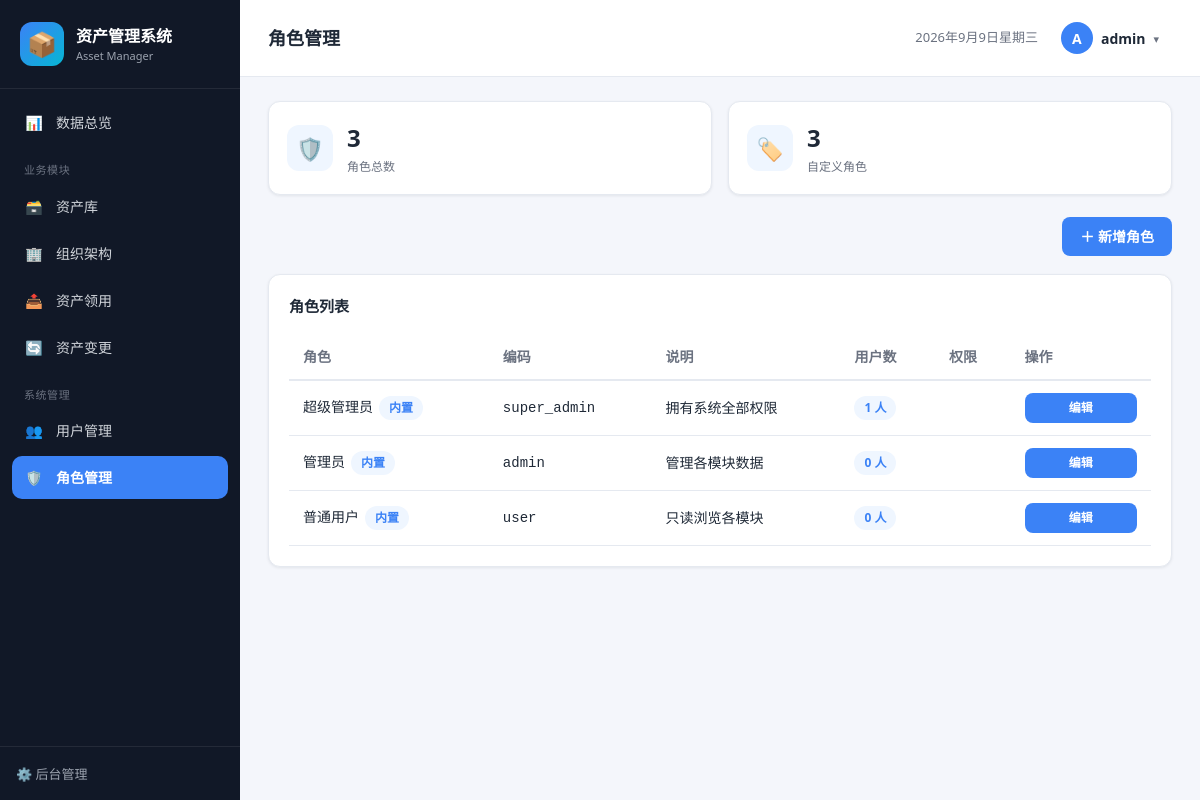
Page /roles/ (signed in) on the committed database.
### assets/models.py (models this page shows, shortened)
class Role(models.Model):
    name = models.CharField('角色名称', max_length=50, unique=True)
    code = models.CharField('编码', max_length=50, unique=True)
    description = models.CharField('说明', max_length=200, blank=True)
    is_system = models.BooleanField('系统内置', default=False)
    can_access_admin = models.BooleanField('访问后台', default=False)
    view_assets = models.BooleanField('查看资产库', default=True)
    manage_assets = models.BooleanField('管理资产库', default=False)
    view_org = models.BooleanField('查看组织架构', default=True)
    manage_org = models.BooleanField('管理组织架构', default=False)
    view_requisition = models.BooleanField('查看资产领用', default=True)
    manage_requisition = models.BooleanField('管理资产领用', default=False)
    view_change = models.BooleanField('查看资产变更', default=True)
    manage_change = models.BooleanField('管理资产变更', default=False)
    manage_users = models.BooleanField('管理用户/角色', default=False)
    created_at = models.DateTimeField('创建时间', auto_now_add=True)
    class Meta:
        verbose_name = '角色'
        verbose_name_plural = '角色'
        ordering = ['id']

### assets/views.py (the view)
# urls.py: path('roles/', views.role_list, name='role_list'),
@perm_required('manage_users')
def role_list(request):
    roles = Role.objects.prefetch_related('profiles').order_by('id')
    context = {
        'roles': roles,
        'perm_fields': _PERM_FIELDS,
        'page_title': '角色管理',
        'active': 'roles',
    }
    return render(request, 'role_list.html', context)

### assets/context_processors.py (called while the page is built)
def messages_json(request):
    msgs = [
        {'level': m.level_tag, 'message': str(m)}
        for m in get_messages(request)
    ]
    return {'messages_json': json.dumps(msgs, ensure_ascii=False)}

### assets/permissions.py (called while the page is built)
def user_has_perm(user, perm):
    if not user or not user.is_authenticated:
        return False
    if user.is_superuser:
        return True
    profile = getattr(user, 'profile', None)
    role = profile.role if profile else None
    if not role:
        return False
    return bool(getattr(role, perm, False))

def perm_required(perm_code):
    def decorator(view_func):
        @wraps(view_func)
        @login_required
        def _wrapped(request, *args, **kwargs):
            if not user_has_perm(request.user, perm_code):
                messages.error(request, '当前账号无访问该页面的权限。')
                return redirect(reverse('dashboard'))
            return view_func(request, *args, **kwargs)
        return _wrapped
    return decorator

### assets/templatetags/app_filters.py (called while the page is built)
@register.filter
def getattr(value, arg):
    try:
        return getattr(value, arg)
    except Exception:
        return ''

### templates/role_list.html (shortened to what this page needs)
{% extends 'base.html' %}
{% load app_filters %}
{% block content %}
<div class="stat-grid">
    <div class="stat-card"><div class="stat-icon">🛡️</div><div class="stat-info"><div class="stat-value">{{ roles|length }}</div><div class="stat-label">角色总数</div></div></div>
    <div class="stat-card"><div class="stat-icon">🏷️</div><div class="stat-info"><div class="stat-value">{{ roles|length }}</div><div class="stat-label">自定义角色</div></div></div>
</div>
<div class="toolbar">
    <a class="btn" href="{% url 'role_create' %}">＋ 新增角色</a>
</div>
<div class="card">
    <div class="card-title">角色列表</div>
    {% if roles %}
    <div class="table-wrap">
    <table class="table">
        <thead>
            <tr><th>角色</th><th>编码</th><th>说明</th><th>用户数</th><th>权限</th><th>操作</th></tr>
        </thead>
        <tbody>
            {% for r in roles %}
            <tr>
                <td>{{ r.name }}{% if r.is_system %}<span class="badge" style="margin-left:6px;">内置</span>{% endif %}</td>
                <td><code>{{ r.code }}</code></td>
                <td>{{ r.description|default:'—' }}</td>
                <td><span class="badge">{{ r.profiles.count }} 人</span></td>
                <td>
                </td>
                <td>
                    <div class="col-actions">
                        <a class="btn btn-sm" href="{% url 'role_update' r.pk %}">编辑</a>
                    </div>
                </td>
            </tr>
            {% endfor %}
        </tbody>
    </table>
    </div>
    {% else %}
    <div class="empty">暂无角色。</div>
    {% endif %}
</div>
{% endblock %}

### templates/base.html (shortened to what this page needs)
{% load static %}
{% load app_filters %}
<!DOCTYPE html>
<html lang="zh-cn">
<head>
    <link rel="stylesheet" href="{% static 'css/style.css' %}">
</head>
<body>
<div class="layout">
    <aside class="sidebar">
        <div class="brand">
            <div class="brand-icon">📦</div>
            <div class="brand-text">
                <div class="brand-name">资产管理系统</div>
                <div class="brand-sub">Asset Manager</div>
            </div>
        </div>
        <nav class="nav">
            {% if user.is_authenticated %}
            <a class="nav-item {% if active == 'dashboard' %}active{% endif %}" href="{% url 'dashboard' %}">
                <span class="nav-icon">📊</span>数据总览
            </a>
            <div class="nav-group">业务模块</div>
            {% if user.is_superuser or user|has_perm:'view_assets' %}
            <a class="nav-item {% if active == 'library' %}active{% endif %}" href="{% url 'library' %}">
                <span class="nav-icon">🗃️</span>资产库
            </a>
            {% endif %}
            {% if user.is_superuser or user|has_perm:'view_org' %}
            <a class="nav-item {% if active == 'org' %}active{% endif %}" href="{% url 'org' %}">
                <span class="nav-icon">🏢</span>组织架构
            </a>
            {% endif %}
            {% if user.is_superuser or user|has_perm:'view_requisition' %}
            <a class="nav-item {% if active == 'requisition' %}active{% endif %}" href="{% url 'requisition' %}">
                <span class="nav-icon">📤</span>资产领用
            </a>
            {% endif %}
            {% if user.is_superuser or user|has_perm:'view_change' %}
            <a class="nav-item {% if active == 'change' %}active{% endif %}" href="{% url 'change' %}">
                <span class="nav-icon">🔄</span>资产变更
            </a>
            {% endif %}
            {% if user.is_superuser or user|has_perm:'manage_users' %}
            <div class="nav-group">系统管理</div>
            <a class="nav-item {% if active == 'users' %}active{% endif %}" href="{% url 'user_list' %}">
                <span class="nav-icon">👥</span>用户管理
            </a>
            <a class="nav-item {% if active == 'roles' %}active{% endif %}" href="{% url 'role_list' %}">
                <span class="nav-icon">🛡️</span>角色管理
            </a>
            {% endif %}
            {% endif %}
        </nav>
        <div class="sidebar-footer">
            <a href="/admin/" target="_blank">⚙️ 后台管理</a>
        </div>
    </aside>
    <main class="main">
        <header class="topbar">
            <div class="page-title">{{ page_title }}</div>
            <div class="topbar-right">
                <span class="date-badge" id="today"></span>
                <div class="user-menu">
                    <div class="user-dropdown">
                        <button type="button" class="user-trigger" id="user-trigger">
                            <span class="user-avatar">{{ user.username|slice:':1'|upper }}</span>
                            <span class="user-name">{{ user.username }}</span>
                            <span class="dd-caret">▾</span>
                        </button>
                    </div>
                </div>
            </div>
        </header>
        <div class="content">
            {% block content %}{% endblock %}
        </div>
    </main>
</div>
</body>
</html>

### rows in the picture
Role: name "超级管理员", is_system "内置", code "super_admin", description "拥有系统全部权限", profiles.count "1"
Role: name "管理员", is_system "内置", code "admin", description "管理各模块数据", profiles.count "0"
Role: name "普通用户", is_system "内置", code "user", description "只读浏览各模块", profiles.count "0"

### other values in the picture
{{ page_title }} "角色管理"
{{ user.username|slice:':1'|upper }} "A"
{{ user.username }} "admin"
{{ roles|length }} "3"
